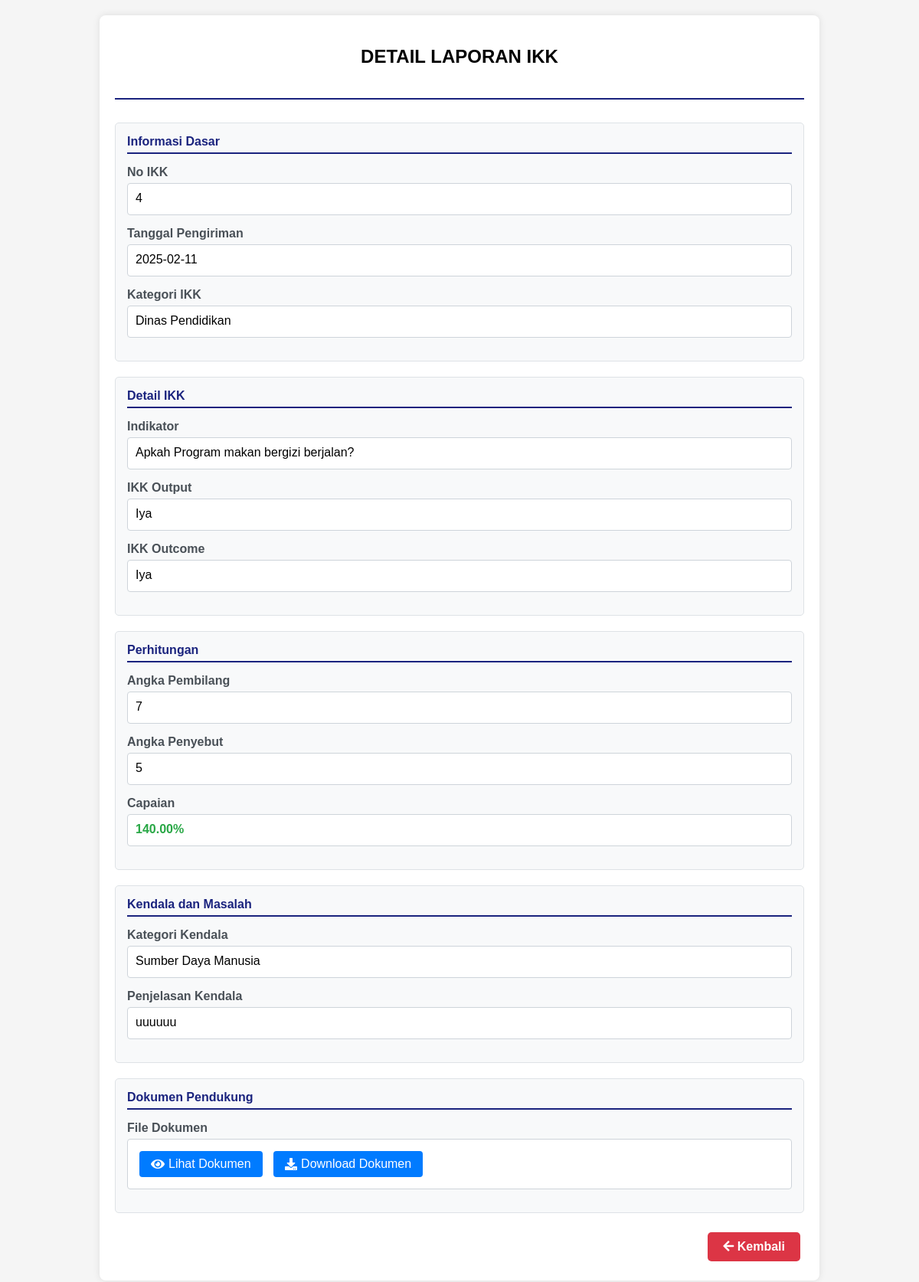
/detail_laporan_pem.php?id=74, run on the app's committed database.
### tables this page shows
CREATE TABLE `pelaporan_opd` (
  `id` int NOT NULL,
  `user_id` int NOT NULL,
  `no_ikk` varchar(100) NOT NULL,
  `tgl_pengiriman` date NOT NULL,
  `kategori_ikk` varchar(100) NOT NULL,
  `ikk_output` text NOT NULL,
  `ikk_outcome` varchar(200) NOT NULL,
  `indikator` varchar(200) NOT NULL,
  `penyebut` varchar(500) NOT NULL,
  `pembilang` varchar(500) NOT NULL,
  `angka_pembilang` int NOT NULL,
  `angka_penyebut` int NOT NULL,
  `capaian` decimal(10,0) NOT NULL,
  `kategori_kendala_masalah` varchar(255) NOT NULL,
  `penjelasan_kendala_masalah` text NOT NULL,
  `unggah_dokumen` varchar(255) NOT NULL,
  `status_laporan` varchar(255) NOT NULL,
  `tanggal_persetujuan` datetime DEFAULT NULL
);

### detail_laporan_pem.php (the view, shortened to what this page needs)
<?php
include '../db_config/db_config.php';
$id = isset($_GET['id']) ? $_GET['id'] : '';
$query = "SELECT * FROM pelaporan_opd WHERE id = ?";
$stmt = mysqli_prepare($conn, $query);
mysqli_stmt_bind_param($stmt, "i", $id);
mysqli_stmt_execute($stmt);
$result = mysqli_stmt_get_result($stmt);
$data = mysqli_fetch_assoc($result);
?>
<!DOCTYPE html>
<html lang="id">
<head>
    <link rel="stylesheet" href="https://cdnjs.cloudflare.com/ajax/libs/font-awesome/5.15.4/css/all.min.css">
</head>
<body>
    <div class="container">
        <div class="header">
            <h2>DETAIL LAPORAN IKK</h2>
        </div>
        <div class="section">
            <div class="section-title">Informasi Dasar</div>
            <div class="field">
                <div class="label">No IKK</div>
                <div class="value"><?= htmlspecialchars($data['no_ikk'] ?? '-') ?></div>
            </div>
            <div class="field">
                <div class="label">Tanggal Pengiriman</div>
                <div class="value"><?= htmlspecialchars($data['tgl_pengiriman'] ?? '-') ?></div>
            </div>
            <div class="field">
                <div class="label">Kategori IKK</div>
                <div class="value"><?= htmlspecialchars($data['kategori_ikk'] ?? '-') ?></div>
            </div>
        </div>
        <div class="section">
            <div class="section-title">Detail IKK</div>
            <div class="field">
                <div class="label">Indikator</div>
                <div class="value"><?= nl2br(htmlspecialchars($data['indikator'] ?? '-')) ?></div>
            </div>
            <div class="field">
                <div class="label">IKK Output</div>
                <div class="value"><?= nl2br(htmlspecialchars($data['ikk_output'] ?? '-')) ?></div>
            </div>
            <div class="field">
                <div class="label">IKK Outcome</div>
                <div class="value"><?= nl2br(htmlspecialchars($data['ikk_outcome'] ?? '-')) ?></div>
            </div>
        </div>
        <div class="section">
            <div class="section-title">Perhitungan</div>
            <div class="field">
                <div class="label">Angka Pembilang</div>
                <div class="value"><?= htmlspecialchars($data['angka_pembilang'] ?? '0') ?></div>
            </div>
            <div class="field">
                <div class="label">Angka Penyebut</div>
                <div class="value"><?= htmlspecialchars($data['angka_penyebut'] ?? '0') ?></div>
            </div>
            <div class="field">
                <div class="label">Capaian</div>
                <div class="value capaian">
                    <?= isset($data['capaian']) ? number_format($data['capaian'], 2) . '%' : '0%' ?>
                </div>
            </div>
        </div>
        <div class="section">
            <div class="section-title">Kendala dan Masalah</div>
            <div class="field">
                <div class="label">Kategori Kendala</div>
                <div class="value"><?= htmlspecialchars($data['kategori_kendala_masalah'] ?? '-') ?></div>
            </div>
            <div class="field">
                <div class="label">Penjelasan Kendala</div>
                <div class="value"><?= nl2br(htmlspecialchars($data['penjelasan_kendala_masalah'] ?? '-')) ?></div>
            </div>
        </div>
        <div class="section">
            <div class="section-title">Dokumen Pendukung</div>
            <div class="field">
                <div class="label">File Dokumen</div>
                <div class="value">
                    <?php if (!empty($data['unggah_dokumen'])): ?>
                        <?php
                        $file_path = "../OPD/" . $data['unggah_dokumen'];
                        ?>
                        <a href="<?= $file_path ?>"
                           class="doc-link"
                           target="_blank">
                            <i class="fas fa-eye"></i> Lihat Dokumen
                        </a>
                        <a href="download.php?file=<?= urlencode($data['unggah_dokumen']) ?>"
                           class="doc-link">
                            <i class="fas fa-download"></i> Download Dokumen
                        </a>
                    <?php else: ?>
                        <span>Tidak ada dokumen</span>
                    <?php endif; ?>
                </div>
            </div>
        </div>
        <div style="text-align: right; margin-top: 20px;">
            <a href="Verifikasi_IKK.php" class="btn btn-back">
                <i class="fas fa-arrow-left"></i> Kembali
            </a>
        </div>
    </div>
</body>
</html>

### detail_laporan_pem.php (style rules this page uses)
body { font-family: Arial, sans-serif; margin: 20px; background-color: #f5f5f5; }
.container { max-width: 900px; margin: 0 auto; background: white; padding: 20px; border-radius: 8px; box-shadow: 0 0 10px rgba(0,0,0,0.1); }
.header { text-align: center; margin-bottom: 30px; padding-bottom: 20px; border-bottom: 2px solid #1a237e; }
.section { margin-bottom: 20px; padding: 15px; background-color: #f8f9fa; border-radius: 5px; border: 1px solid #dee2e6; }
.section-title { font-weight: bold; color: #1a237e; margin-bottom: 15px; padding-bottom: 5px; border-bottom: 2px solid #1a237e; }
.field { margin-bottom: 15px; }
.label { font-weight: bold; color: #495057; margin-bottom: 5px; }
.value { padding: 10px; background-color: #fff; border: 1px solid #ced4da; border-radius: 4px; min-height: 20px; }
.btn { display: inline-block; padding: 10px 20px; margin: 5px; border-radius: 5px; text-decoration: none; color: white; cursor: pointer; font-weight: bold; }
.btn-back { background-color: #dc3545; }
.doc-link { display: inline-flex; align-items: center; padding: 8px 15px; background-color: #007bff; color: white; text-decoration: none; border-radius: 4px; margin: 5px; transition: background-color 0.2s; }
.doc-link i { margin-right: 5px; }
.capaian { font-weight: bold; color: #28a745; }

### data on the page
pelaporan_opd: no_ikk "4", tgl_pengiriman "2025-02-11", kategori_ikk "Dinas Pendidikan", indikator "Apkah Program makan bergizi berjalan?", ikk_output "Iya", ikk_outcome "Iya", angka_pembilang "7", angka_penyebut "5", capaian "140.00", kategori_kendala_masalah "Sumber Daya Manusia", penjelasan_kendala_masalah "uuuuuu"
